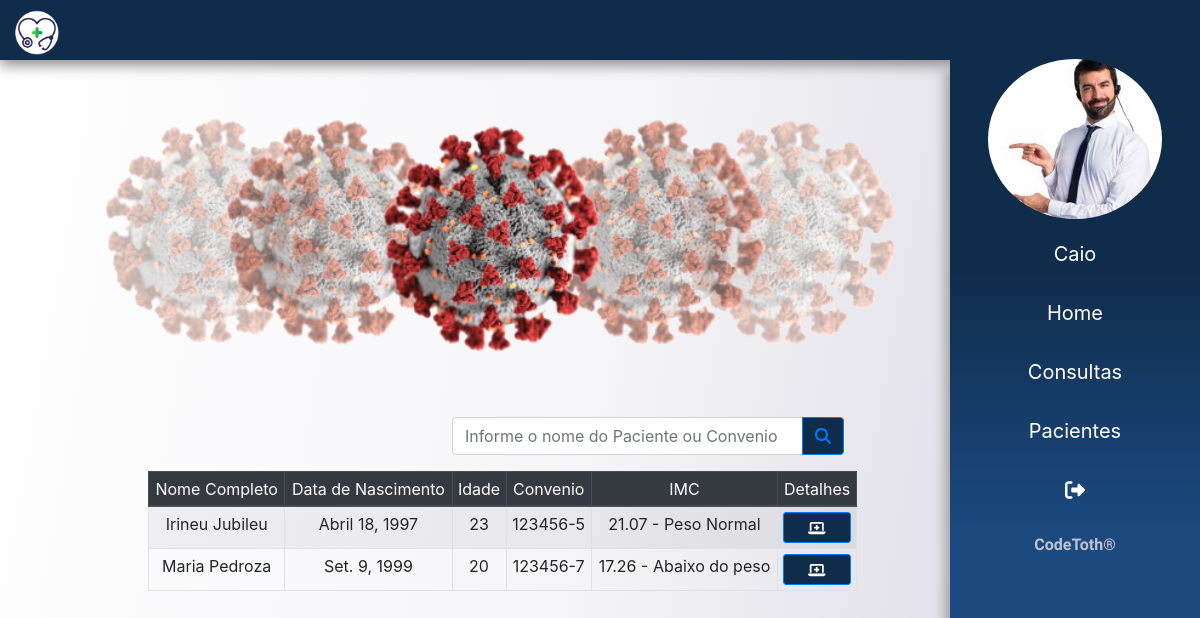
Screenshot of /pacientes/ (signed in) with the database file from the repository.
### app/atendente/models.py (models this page shows)
class Atendente(models.Model):
    usuario = models.ForeignKey(User, on_delete=models.CASCADE)
    nome = models.CharField(max_length=150)
    sexo = models.CharField(max_length=1)
    data_nascimento = models.DateField()
    cpf = models.CharField(max_length=20, unique=True)
    rg = models.CharField(max_length=20, unique=True)
    email = models.EmailField()
    foto = models.ImageField(upload_to=f'fotos/{time.time()}', blank=True)

### app/paciente/models.py (models this page shows)
class Paciente(models.Model):
    nome = models.CharField(max_length=200)
    sexo = models.CharField(max_length=1)
    data_nascimento = models.DateField()
    cpf = models.CharField(max_length=20, unique=True)
    rg = models.CharField(max_length=20, unique=True)
    carteira_convenio = models.CharField(max_length=30, unique=True)
    peso = models.FloatField()
    altura = models.FloatField()
    imc = models.CharField(max_length=100)
    idade = models.CharField(max_length=100)

### app/paciente/views.py (the view)
# urls.py: path('', listar_paciente, name='pacientes'),
@login_required(login_url='login')
def listar_paciente(request):
    dados =  get_dados(request)
    lst_pacientes = Paciente.objects.all()
    for paciente in lst_pacientes:
        imc = calculo_imc(paciente.peso, paciente.altura)
        paciente.imc = imc
        idade = calculo_idade(paciente.data_nascimento)
        paciente.idade = idade
    dados['lst_pacientes'] = lst_pacientes
    return render(request, 'paciente/lista_pacientes.html', dados)

### templates/paciente/lista_pacientes.html
{% extends 'base.html' %}
{% load static %}
{% block content %}
<main>
    <section class="container-fluid">
        <div class="col-md-10">
            {% include 'partials/_campanha.html' %}
            <div class="row">
                <div class="col"></div>
                <div class="col" style="padding-right: 15%!important;">
                <div class="input-group mb-3">
                    <input type="text" class="form-control" placeholder="Informe o nome do Paciente ou Convenio">
                    <div class="input-group-append">
                        <button class="btn btn-outline-primary" type="button" id="button-addon2"><i class="fas fa-search"></i></button>
                    </div>
                </div>
                </div>
            </div>
            <table class="table table-sm table-bordered table-striped mx-auto text-center agenda" >
                <thead class="thead-dark ">
                    <tr>
                        <th scope="col">Nome Completo</th>
                        <th scope="col">Data de Nascimento</th>
                        <th scope="col">Idade</th>
                        <th scope="col">Convenio</th>
                        <th scope="col">IMC</th>
                        <th scope="col">Detalhes</th>
                    </tr>
                </thead>
                <tbody>
                    {% for paciente in lst_pacientes %}
                    <tr>
                        <th scope="row">{{ paciente.nome }}</th>
                        <td>{{ paciente.data_nascimento }}</td>
                        <td>{{ paciente.idade }}</td>
                        <td> {{ paciente.carteira_convenio }} </td>
                        <td>{{ paciente.imc }}</td>
                        <td>
                            <a href="{% url 'det_paciente' paciente.id %}" class="btn btn-sm btn-block btn-primary"> <i class="fas fa-laptop-medical"></i> </a>
                        </td>
                    </tr>
                    {% endfor %}
                </tbody>
            </table>
        </div>
    </section>
</main>
{% endblock %}

### templates/partials/_sidebar.html (shortened to what this page needs)
{% load static %}
<div class="sidebar">
    <div class="mb-2">
        <img src="{{ usuario.foto.url }}" class="img-fluid  mx-auto d-block" alt="">
    </div>
    <ul>
        <a href="#" style="text-transform: capitalize ;"> <li> {{ request.user}} </li></a>
        <a href="{% url 'dashboard' %}"> <li>  Home </li></a>
        <a href="#"> <li>  Consultas </li></a>
        <a href="{% url 'pacientes' %}"> <li>  Pacientes </li></a>
        <a href="{% url 'login' %}"><li><i class="fas fa-sign-out-alt"></i> </li></a>
    </ul>
    <div class="text-center pb-3" style="font-weight: bolder;width: 100%;color: #C4C2CD;font-family: 'Play', sans-serif; ">
        <span>CodeToth&#174;</span>
    </div>
</div>

### static/css/app.css (style rules this page uses)
body { background-attachment: fixed; background-size: cover; background-image: linear-gradient(100deg,rgba(255, 255, 255, .5), rgba(236, 234, 241, .5), rgba(213, 211, 222, 1.5)); }
.btn { background-color: #102c4b !important; }
.agenda { max-width: 75%; }
.sidebar img { border-radius: 100% !important; height: 160px !important; }
.sidebar { right: 0; top: 3.7rem !important; bottom: 0; width: 250px; background-image: linear-gradient( #102c4b,#102c4b,#1B4A80 , #1B4A80); box-shadow: -5px 12px 10px 1px #aaaaaa; background-attachment: fixed; overflow: hidden; transition: 0.8s all; height: 100% !important; position: fixed; z-index: 1030 !important; }
.sidebar ul li { list-style: none; }
.sidebar ul li { margin-top: 5px; padding: 12px; text-decoration: none; color: rgb(255, 255, 255); width: 100%; font-size: 20px; text-align: center; display: block; transition: 0.6s all; }

### rows the page displays
Atendente: foto (picture)
Paciente: nome "Irineu Jubileu", data_nascimento "Abril 18, 1997", idade "23", carteira_convenio "123456-5", imc "21.07 - Peso Normal"
Paciente: nome "Maria Pedroza", data_nascimento "Set. 9, 1999", idade "20", carteira_convenio "123456-7", imc "17.26 - Abaixo do peso"

### other values shown
{{ request.user }} "Caio"
